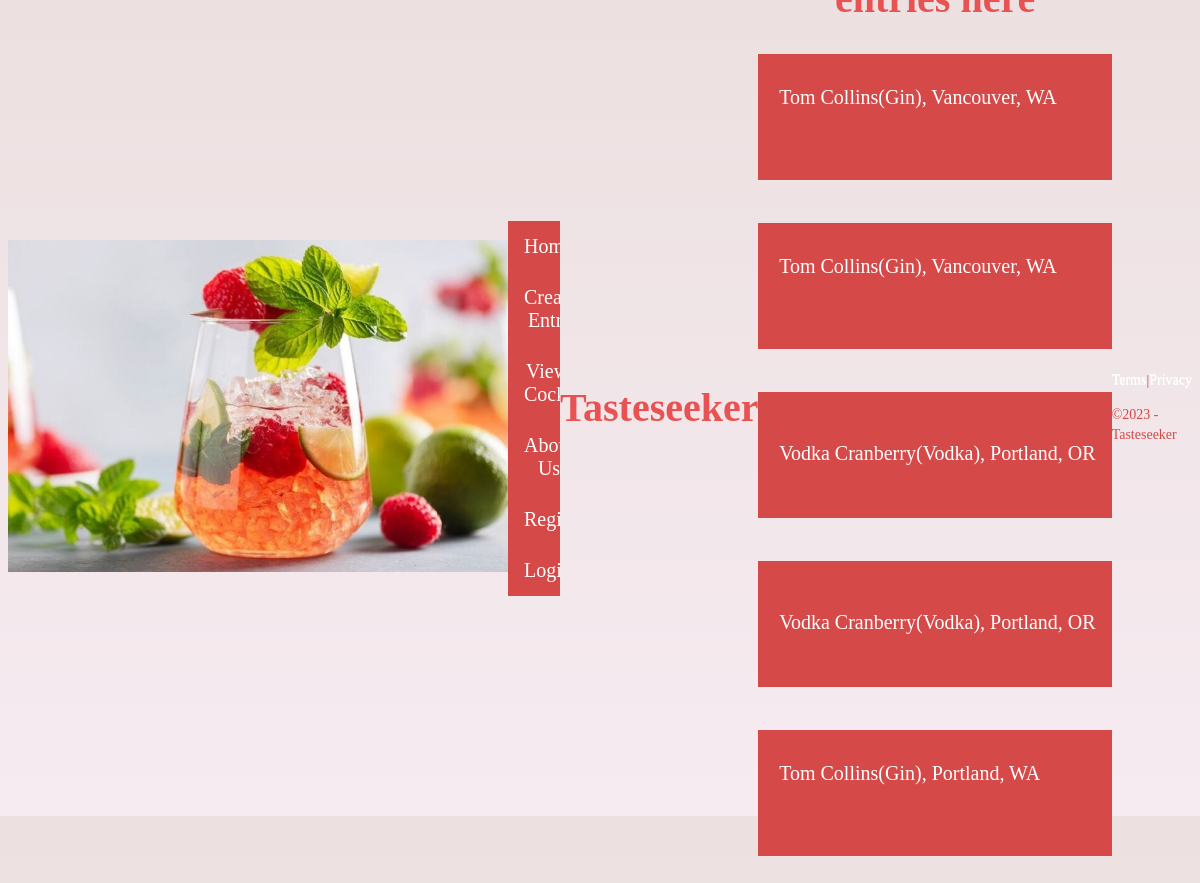
Page /tasteseeker/seeker_drink_list/ on the committed database.
### tasteseeker/models.py (models this page shows, shortened)
class Cocktail(models.Model):
    Type = models.CharField(max_length=60, choices=CHOICE_TYPE)
    CocktailName = models.CharField(max_length=60, default="", blank=True, null=False)
    Bar_or_Restaurant = models.CharField(max_length=60, default="", blank=True, null=False)
    City = models.CharField(max_length=60, default="", blank=True, null=False)
    State = models.CharField(max_length=2, default="", blank=True, null=False)
    Description = models.CharField(max_length=300, default="", blank=True, null=False)
    User = models.CharField(max_length=60, default="", blank=True, null=False)
    Price = models.DecimalField(default=0.00, max_digits=10000, decimal_places=2)
    image = models.CharField(max_length=255, default='', blank=True, )
    objects = models.Manager()

### tasteseeker/views.py (the view)
# urls.py: path('seeker_drink_list/', views.seeker_drink_list, name='seeker_drink_list'),
def seeker_drink_list(request):
    drink_list = Cocktail.objects.all()
    return render(request, 'seeker_drink_list.html', {'drink_list': drink_list})

### tasteseeker/templates/seeker_drink_list.html
{% extends 'tasteseekerbase.html' %}
{% block content %}
    <h1>View all cocktail entries here</h1>
{% for Cocktail in drink_list %}
<pre>
<ul style="color:white" class="text">
    <li><a href="{% url 'tasteseeker_search' Cocktail.id  %}"> {{ Cocktail.CocktailName }}({{ Cocktail.Type }}), {{ Cocktail.City }}, {{ Cocktail.State }}</a></li>
</ul>
</pre>
        {% endfor %}
{% endblock %}

### tasteseeker/static/css/layout.css (style rules this page uses)
h1 { font-family: RubikDoodle; font-size: 40px; font-style: normal; font-variant: normal; font-weight: 700; line-height: 26.4px; text-align: center; color: rgb(232, 82, 82); }
body { background-image: linear-gradient(to top, #f6ebf1 0%, #ece0e0 100%); display: flex; align-items: center; justify-content: center; height: 100vh; }
ul { font-family: RubikDoodle; list-style-type: none; margin: 0; padding: 0; overflow: hidden; background-color: #d64949; color: white; }
li { float: left; font-family: RubikDoodle; font-size: 20px; color:white; }
li a { display: block; color: #fff; text-align: center; padding: 14px 16px; text-decoration: none; }
.text { color:white; }

### rows in the picture
Cocktail: CocktailName "Tom Collins", Type "Gin", City "Vancouver", State "WA"
Cocktail: CocktailName "Tom Collins", Type "Gin", City "Vancouver", State "WA"
Cocktail: CocktailName "Vodka Cranberry", Type "Vodka", City "Portland", State "OR"
Cocktail: CocktailName "Vodka Cranberry", Type "Vodka", City "Portland", State "OR"
Cocktail: CocktailName "Tom Collins", Type "Gin", City "Portland", State "WA"
